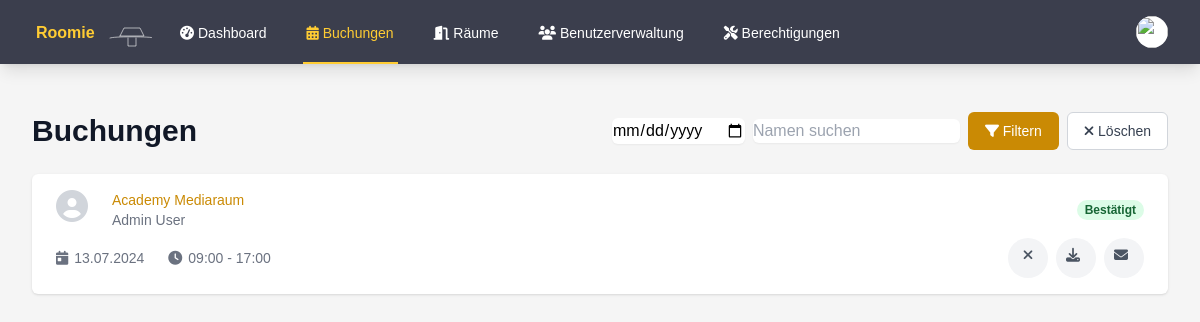
/bookings.php (signed in), run on an earlier commit of the app's database.
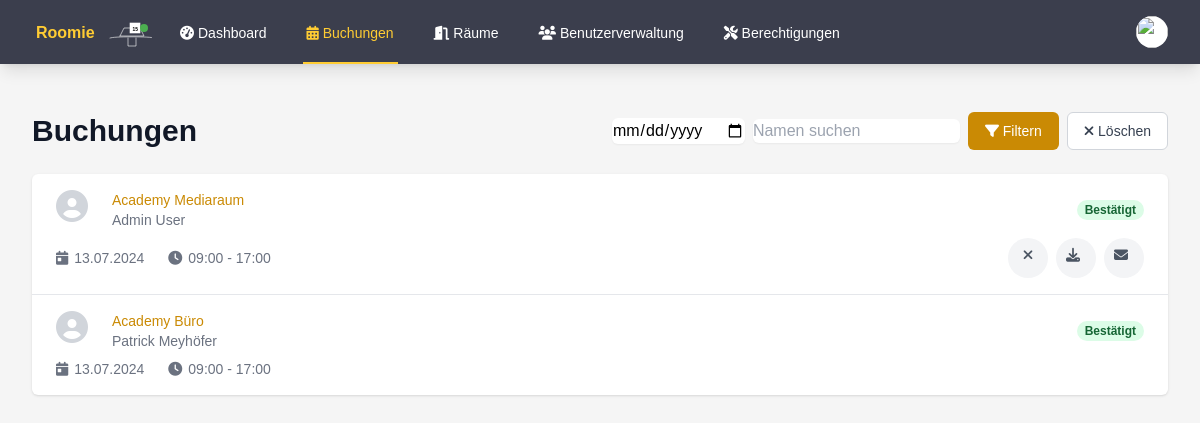
And on a later commit of the database.
### tables this page shows
CREATE TABLE bookings (
        id INTEGER PRIMARY KEY AUTOINCREMENT,
        user_id INTEGER,
        room_id INTEGER,
        seat_id INTEGER,
        date TEXT NOT NULL,
        start_time TEXT NOT NULL,
        end_time TEXT NOT NULL,
        FOREIGN KEY (user_id) REFERENCES users(id),
        FOREIGN KEY (room_id) REFERENCES rooms(id),
        FOREIGN KEY (seat_id) REFERENCES seats(id)
    );

CREATE TABLE rooms (
        id INTEGER PRIMARY KEY AUTOINCREMENT,
        name TEXT NOT NULL,
        number TEXT,
        type TEXT NOT NULL,
        capacity INTEGER DEFAULT 0,
        is_favorite INTEGER DEFAULT 0,
        equipment TEXT,
        grid_position INTEGER
    );

CREATE TABLE users (
        id INTEGER PRIMARY KEY AUTOINCREMENT,
        name TEXT NOT NULL,
        email TEXT UNIQUE NOT NULL,
        password TEXT NOT NULL,
        is_admin INTEGER DEFAULT 0,
        profile_image VARCHAR(255),
        notifications BOOLEAN DEFAULT 0,
        created_at DATETIME DEFAULT CURRENT_TIMESTAMP
    );

### auth.php (called while the page is built, shortened)
<?php
function isAdmin() {
    return isset($_SESSION['is_admin']) && $_SESSION['is_admin'] == 1;
}

### bookings.php (the view, shortened to what this page needs)
<?php
require_once 'auth.php';
$current_page = basename($_SERVER['PHP_SELF']);
$user_id = $_SESSION['user_id'] ?? null;
$filterDate = $_GET['date'] ?? null;
$searchName = $_GET['search'] ?? '';
$currentDate = date('Y-m-d');
try {
    $db = getDatabaseConnection();
    $query = 'SELECT b.id, r.name as room_name, b.date, b.start_time, b.end_time, u.name as user_name, u.email as user_email, u.profile_image, u.id as user_id
              FROM bookings b
              JOIN rooms r ON b.room_id = r.id
              JOIN users u ON b.user_id = u.id
              WHERE b.date >= :current_date';
    $params = ['current_date' => $currentDate];
    $query .= ' ORDER BY b.date ASC, b.start_time ASC';
    $stmt = $db->prepare($query);
    $stmt->execute($params);
    $bookings = $stmt->fetchAll(PDO::FETCH_ASSOC);
} catch (PDOException $e) {
    $error = "Datenbankfehler: " . $e->getMessage();
}
function formatGermanDate($date)
{
    return date('d.m.Y', strtotime($date));
}
?>
<!DOCTYPE html>
<html lang="de">
<head>
    <script src="https://cdn.tailwindcss.com"></script>
    <link rel="stylesheet" href="styles.css">
    <link rel="stylesheet" href="https://cdnjs.cloudflare.com/ajax/libs/font-awesome/6.1.1/css/all.min.css">
</head>
<body class="bg-custom-background">
    <nav class="bg-custom-nav shadow-lg" x-data="{ open: false }">
        <div class="max-w-7xl mx-auto px-4 sm:px-6 lg:px-8">
            <div class="flex justify-between h-16">
                <div class="flex">
                    <div class="flex-shrink-0 flex items-center">
                        <a href="index.php">
                            <img class="h-8 w-auto" src="test.svg" alt="Roomie Logo">
                        </a>
                    </div>
                    <div class="hidden sm:ml-6 sm:flex sm:space-x-8">
                        <a href="index.php" class="inline-flex items-center px-1 pt-1 border-b-2 text-sm font-medium <?php echo $current_page == 'index.php' ? 'active' : 'inactive'; ?>">
                            <i class="fas fa-tachometer-alt mr-1"></i>Dashboard
                        </a>
                        <a href="bookings.php" class="inline-flex items-center px-1 pt-1 border-b-2 text-sm font-medium <?php echo $current_page == 'bookings.php' ? 'active' : 'inactive'; ?>">
                            <i class="fas fa-calendar-alt mr-1"></i>Buchungen
                        </a>
                        <a href="rooms.php" class="inline-flex items-center px-1 pt-1 border-b-2 text-sm font-medium <?php echo $current_page == 'rooms.php' ? 'active' : 'inactive'; ?>">
                            <i class="fas fa-door-open mr-1"></i>Räume
                        </a>
                        <?php if (isAdmin()) : ?>
                            <a href="admin_users.php" class="inline-flex items-center px-1 pt-1 border-b-2 text-sm font-medium <?php echo $current_page == 'admin_users.php' ? 'active' : 'inactive'; ?>">
                                <i class="fas fa-users mr-1"></i>Benutzerverwaltung
                            </a>
                            <a href="admin_permissions.php" class="inline-flex items-center px-1 pt-1 border-b-2 text-sm font-medium text-white <?php echo $current_page == 'admin_permissions.php' ? 'border-yellow-400' : 'border-transparent'; ?>">
                                <i class="fas fa-tools"></i>&nbsp;Berechtigungen
                            </a>
                        <?php endif; ?>
                    </div>
                </div>
                <div class="hidden sm:ml-6 sm:flex sm:items-center">
                    <div class="ml-3 relative" x-data="{ open: false }">
                        <div>
                            <button @click="open = !open" class="bg-white rounded-full flex text-sm focus:outline-none focus:ring-2 focus:ring-offset-2 focus:ring-yellow-500" id="user-menu" aria-haspopup="true" x-bind:aria-expanded="open">
                                <img class="h-8 w-8 rounded-full" src="https://images.unsplash.com/photo-1472099645785-5658abf4ff4e?ixlib=rb-1.2.1&ixid=eyJhcHBfaWQiOjEyMDd9&auto=format&fit=facearea&facepad=2&w=256&h=256&q=80" alt="">
                            </button>
                        </div>
                    </div>
                </div>
            </div>
        </div>
    </nav>
    <div class="max-w-7xl mx-auto py-6 sm:px-6 lg:px-8">
        <div class="px-4 py-6 sm:px-0">
            <div class="flex flex-col sm:flex-row justify-between items-center mb-6">
                <h1 class="text-3xl font-bold text-gray-900">Buchungen</h1>
                <form action="" method="GET" class="filter-container space-y-2 sm:space-y-0 sm:space-x-2 flex items-center">
                    <input type="date" name="date" id="date" value="<?php echo $filterDate; ?>" class="border-gray-300 rounded-md shadow-sm focus:ring-yellow-500 focus:border-yellow-500 w-full sm:w-auto" placeholder="Datum">
                    <input type="text" name="search" id="search" value="<?php echo htmlspecialchars($searchName); ?>" placeholder="Namen suchen" class="border-gray-300 rounded-md shadow-sm focus:ring-yellow-500 focus:border-yellow-500 w-full sm:w-auto">
                    <button type="submit" class="inline-flex items-center px-4 py-2 border border-transparent text-sm font-medium rounded-md text-white bg-yellow-600 hover:bg-yellow-700 focus:outline-none focus:ring-2 focus:ring-offset-2 focus:ring-yellow-500 w-full sm:w-auto">
                        <i class="fas fa-filter"></i>&nbsp;Filtern
                    </button>
                    <a href="bookings.php" class="inline-flex items-center px-4 py-2 border border-gray-300 text-sm font-medium rounded-md text-gray-700 bg-white hover:bg-gray-50 focus:outline-none focus:ring-2 focus:ring-offset-2 focus:ring-yellow-500 w-full sm:w-auto">
                        <i class="fas fa-times"></i>&nbsp;Löschen
                    </a>
                </form>
            </div>
            <?php if (empty($bookings)) : ?>
                <p class="text-gray-600">Keine Buchungen gefunden.</p>
            <?php else : ?>
                <div class="bg-white shadow overflow-hidden sm:rounded-md">
                    <ul class="divide-y divide-gray-200">
                        <?php foreach ($bookings as $booking) : ?>
                            <li>
                                <div class="px-4 py-4 sm:px-6">
                                    <div class="flex items-center justify-between">
                                        <div class="flex items-center">
                                            <div class="flex-shrink-0 h-10 w-10">
                                                <?php if (!empty($booking['profile_image'])) : ?>
                                                    <img class="h-10 w-10 rounded-full" src="uploads/<?php echo htmlspecialchars($booking['profile_image']); ?>" alt="">
                                                <?php else : ?>
                                                    <i class="fas fa-user-circle fa-2x text-gray-300"></i>
                                                <?php endif; ?>
                                            </div>
                                            <div class="ml-4">
                                                <p class="text-sm font-medium text-yellow-600 truncate">
                                                    <?php echo htmlspecialchars($booking['room_name']); ?>
                                                </p>
                                                <p class="text-sm text-gray-500">
                                                    <?php echo htmlspecialchars($booking['user_name']); ?>
                                                </p>
                                            </div>
                                        </div>
                                        <div class="ml-2 flex-shrink-0 flex">
                                            <p class="px-2 inline-flex text-xs leading-5 font-semibold rounded-full bg-green-100 text-green-800">
                                                Bestätigt
                                            </p>
                                        </div>
                                    </div>
                                    <div class="mt-2 sm:flex sm:justify-between">
                                        <div class="sm:flex">
                                            <p class="flex items-center text-sm text-gray-500">
                                                <i class="fas fa-calendar-day mr-1.5"></i>
                                                <?php echo formatGermanDate($booking['date']); ?>
                                            </p>
                                            <p class="mt-2 flex items-center text-sm text-gray-500 sm:mt-0 sm:ml-6">
                                                <i class="fas fa-clock mr-1.5"></i>
                                                <?php echo htmlspecialchars($booking['start_time'] . ' - ' . $booking['end_time']); ?>
                                            </p>
                                        </div>
                                        <?php if ($booking['user_id'] == $user_id) : ?>
                                            <div class="mt-2 flex items-center text-sm text-gray-500 sm:mt-0 space-x-2">
                                                <form action="cancel_booking.php" method="POST" onsubmit="return confirm('Sind Sie sicher, dass Sie diese Buchung stornieren möchten?');">
                                                    <button type="submit" class="icon-btn">
                                                        <i class="fas fa-times icon"></i>
                                                    </button>
                                                </form>
                                                <a href="?download=calendar&booking_id=<?php echo $booking['id']; ?>" class="icon-btn">
                                                    <i class="fas fa-download icon"></i>
                                                </a>
                                                <a href="?send_email=1&booking_id=<?php echo $booking['id']; ?>" class="icon-btn">
                                                    <i class="fas fa-envelope icon"></i>
                                                </a>
                                            </div>
                                        <?php endif; ?>
                                    </div>
                                </div>
                            </li>
                        <?php endforeach; ?>
                    </ul>
                </div>
            <?php endif; ?>
        </div>
    </div>
</body>
</html>

### styles.css (style rules this page uses)
.active { color: #ffcc33 !important; border-color: #ffcc33 !important; }
.inactive { color: #fff !important; border-color: transparent !important; }
body { font-family: 'Source Sans 3', sans-serif; }
.bg-custom-nav { background-color: #3b3e4d; }
.bg-custom-background { background-color: #f5f5f5; }
.filter-container { display: flex; flex-direction: column; width: 100%; }
@media (min-width: 640px) { .filter-container { flex-direction: row; width: auto; } }
.icon-btn { display: inline-flex; align-items: center; justify-content: center; width: 2.5rem; height: 2.5rem; border-radius: 50%; background-color: #f3f4f6; transition: background-color 0.2s; }
.icon { width: 1.25rem; height: 1.25rem; color: #4b5563; }

What changed in the data, as far as the page shows it:
added bookings: room.name "Academy Büro", user.name "Patrick Meyhöfer", date "13.07.2024", start_time+end_time "09:00 - 17:00"
